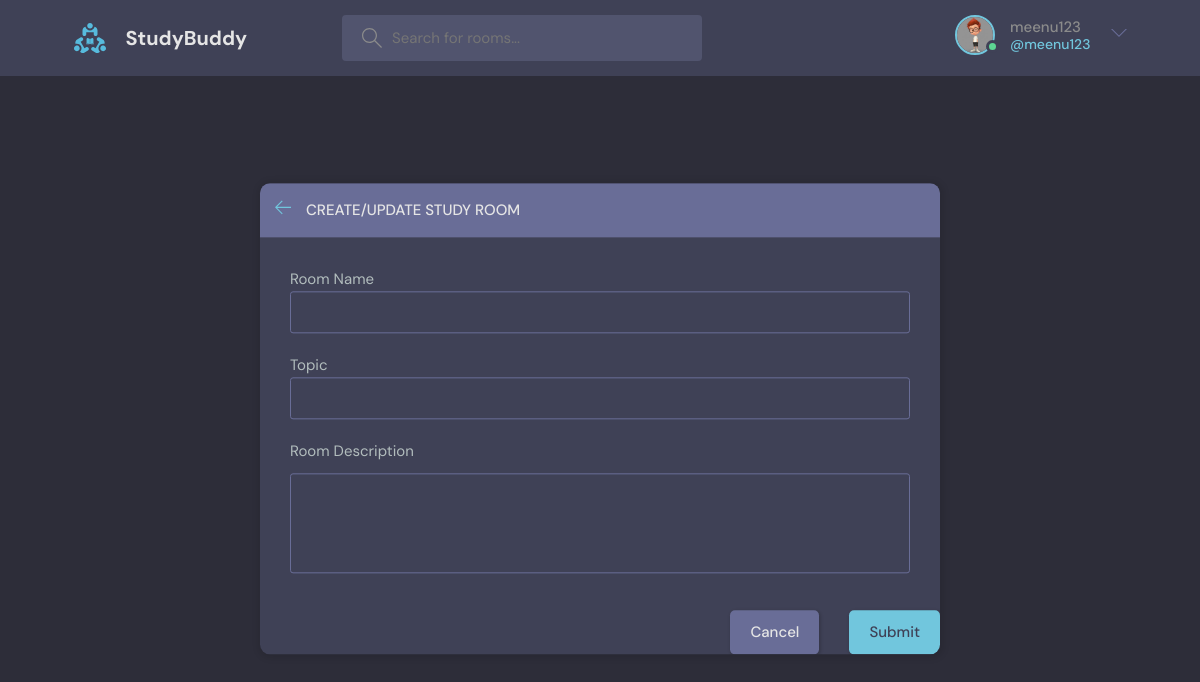
/create-room/ (signed in), run on the app's committed database.
### base/models.py (models this page shows)
class User(AbstractUser):
    name = models.CharField(max_length=255)
    email = models.EmailField(unique=True)
    bio = models.TextField()
    avatar = models.ImageField(null=True, default='avatar.svg')
    USERNAME_FIELD = 'email'
    REQUIRED_FIELDS = []

### base/views.py (the view, shortened to what this page needs)
# urls.py: path('create-room/', views.createRoom, name='create-room'),
@login_required(login_url='login')
def createRoom(request):
    form = RoomForm()
    topics = Topic.objects.all
    return render(request, 'base/create-room.html', {'form': form, 'topics': topics})

### base/forms.py
class RoomForm(ModelForm):
    class Meta:
        model = Room
        fields = '__all__'
        exclude = ['host', 'participants']

### base/templates/base/create-room.html (shortened to what this page needs)
{% extends 'main.html' %}
{% block content %}
  <main class="create-room layout">
    <div class="container">
      <div class="layout__box">
        <div class="layout__boxHeader">
          <div class="layout__boxTitle">
            <a href="{% url 'home' %}">
              <svg version="1.1" xmlns="http://www.w3.org/2000/svg" width="32" height="32" viewBox="0 0 32 32">
                <title>arrow-left</title>
                <path
                  d="M13.723 2.286l-13.723 13.714 13.719 13.714 1.616-1.611-10.96-10.96h27.625v-2.286h-27.625l10.965-10.965-1.616-1.607z">
                </path>
              </svg>
            </a>
            <h3>Create/Update Study Room</h3>
          </div>
        </div>
        <div class="layout__body">
          <form class="form" method="POST" action="">
            <div class="form__group">
              <label for="room_name">Room Name<label>
                {{form.name}}
            </div>
            <div class="form__group">
              <label for="room_topic" >Topic<label>
              <input required type="text" value="{{room.topic.name}}" name="topic" list="topic-list">
            </div>
            <div class="form__group">
              <label for="room_description">Room Description</label>
              {{form.description}}
            </div>
            </div>
            <div class="form__action">
              <a class="btn btn--dark" href="{% url 'home' %}">Cancel</a>
              <button class="btn btn--main" type="submit">Submit</button>
            </div>
        </div>
      </div>
  </main>
{% endblock %}

### templates/navbar.html (shortened to what this page needs)
{% load static %}
<header class="header header--loggedIn">
    <div class="container">
      <a href="{% url 'home' %}" class="header__logo">
        <img src="{% static 'images/logo.svg' %}" />
        <h1>StudyBuddy</h1>
      </a>
      <form class="header__search" method="GET" action="{% url 'home' %}">
        <label>
          <input name='q' placeholder="Search for rooms..." />
        </label>
      </form>
      <nav class="header__menu">
        {% if user.is_authenticated %}
        <div class="header__user">
          <a href="{% url 'update-user' %}">
            <div class="avatar avatar--medium active">
              <img src="{{request.user.avatar.url}}" />
            </div>
            <p>{{request.user.username}}<span>@{{request.user.username}}</span></p>
          </a>
          <button class="dropdown-button">
            <svg version="1.1" xmlns="http://www.w3.org/2000/svg" width="32" height="32" viewBox="0 0 32 32">
              <title>chevron-down</title>
              <path d="M16 21l-13-13h-3l16 16 16-16h-3l-13 13z"></path>
            </svg>
          </button>
        </div>
        {% else %}
        <a href="{% url 'login' %}">
          <img src="{% static 'images\avatar.svg' %}" />
          <p>Login</p>
        </a>
        {% endif %}
      </nav>
    </div>
  </header>

### data on the page
User: user.avatar (picture), user.username "meenu123"
